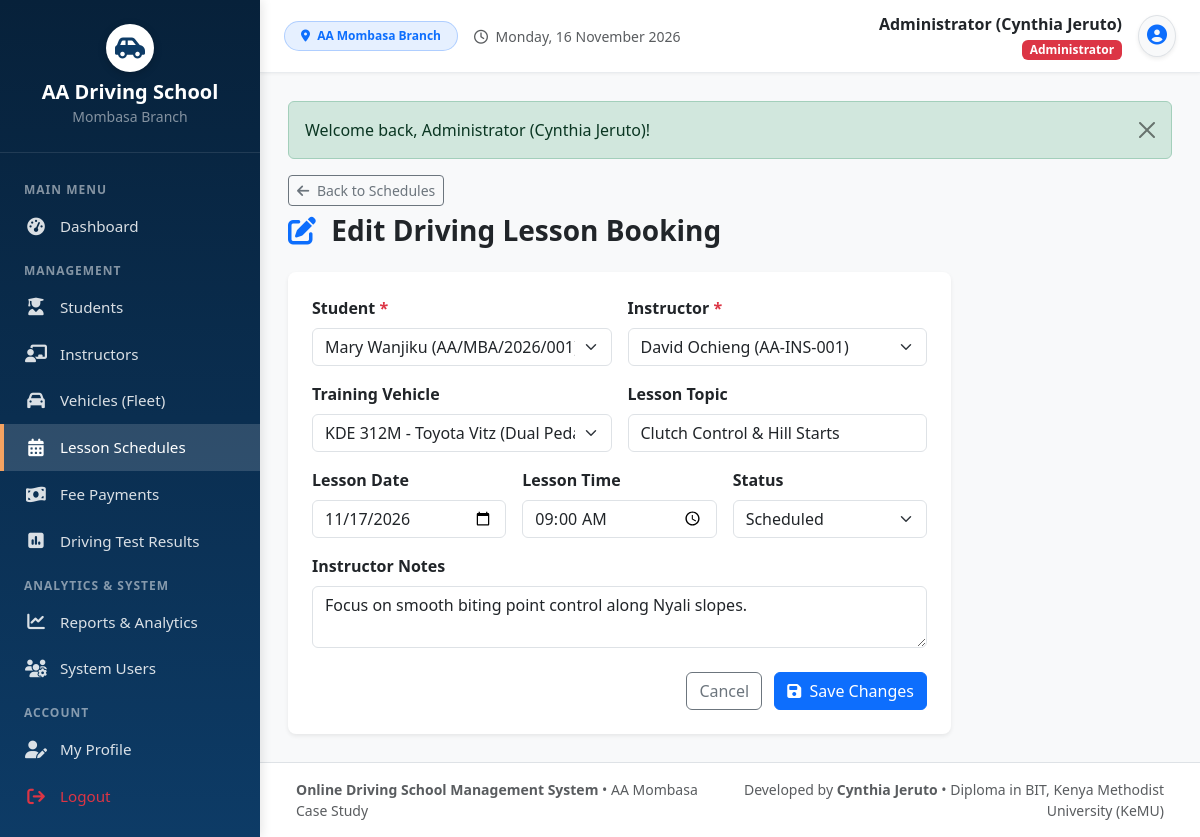
Page /schedule_edit.php?id=1 (signed in) on the committed database.
### tables this page shows
CREATE TABLE `lesson_schedules` (
  `schedule_id` INT(11) NOT NULL AUTO_INCREMENT,
  `student_id` INT(11) NOT NULL,
  `instructor_id` INT(11) NOT NULL,
  `vehicle_id` INT(11) DEFAULT NULL,
  `lesson_topic` VARCHAR(150) NOT NULL DEFAULT 'Basic Controls & Steering',
  `lesson_date` DATE NOT NULL,
  `lesson_time` TIME NOT NULL,
  `duration_minutes` INT(11) NOT NULL DEFAULT 60,
  `status` ENUM('Scheduled', 'In Progress', 'Completed', 'Cancelled', 'No Show') NOT NULL DEFAULT 'Scheduled',
  `instructor_notes` TEXT DEFAULT NULL,
  `created_at` TIMESTAMP NOT NULL DEFAULT CURRENT_TIMESTAMP,
  PRIMARY KEY (`schedule_id`),
  KEY `fk_schedule_student` (`student_id`),
  KEY `fk_schedule_instructor` (`instructor_id`),
  KEY `fk_schedule_vehicle` (`vehicle_id`),
  CONSTRAINT `fk_schedule_student` FOREIGN KEY (`student_id`) REFERENCES `students` (`student_id`) ON DELETE CASCADE,
  CONSTRAINT `fk_schedule_instructor` FOREIGN KEY (`instructor_id`) REFERENCES `instructors` (`instructor_id`) ON DELETE CASCADE,
  CONSTRAINT `fk_schedule_vehicle` FOREIGN KEY (`vehicle_id`) REFERENCES `vehicles` (`vehicle_id`) ON DELETE SET NULL
);

CREATE TABLE `students` (
  `student_id` INT(11) NOT NULL AUTO_INCREMENT,
  `user_id` INT(11) DEFAULT NULL,
  `student_reg_no` VARCHAR(30) NOT NULL UNIQUE,
  `full_name` VARCHAR(100) NOT NULL,
  `gender` ENUM('Male', 'Female', 'Other') NOT NULL,
  `date_of_birth` DATE DEFAULT NULL,
  `phone` VARCHAR(20) NOT NULL,
  `email` VARCHAR(100) DEFAULT NULL,
  `national_id` VARCHAR(30) DEFAULT NULL,
  `address` VARCHAR(255) DEFAULT 'Mombasa',
  `course_category` VARCHAR(100) NOT NULL DEFAULT 'Category B (Light Vehicle - Manual)',
  `course_fee` DECIMAL(10,2) NOT NULL DEFAULT 15000.00,
  `registration_date` DATE NOT NULL,
  `status` ENUM('Enrolled', 'In Training', 'Test Ready', 'Completed', 'Dropped') NOT NULL DEFAULT 'Enrolled',
  `created_at` TIMESTAMP NOT NULL DEFAULT CURRENT_TIMESTAMP,
  PRIMARY KEY (`student_id`),
  KEY `fk_student_user` (`user_id`),
  CONSTRAINT `fk_student_user` FOREIGN KEY (`user_id`) REFERENCES `users` (`user_id`) ON DELETE SET NULL
);

CREATE TABLE `instructors` (
  `instructor_id` INT(11) NOT NULL AUTO_INCREMENT,
  `user_id` INT(11) DEFAULT NULL,
  `instructor_no` VARCHAR(20) NOT NULL UNIQUE,
  `full_name` VARCHAR(100) NOT NULL,
  `gender` ENUM('Male', 'Female', 'Other') NOT NULL,
  `phone` VARCHAR(20) NOT NULL,
  `email` VARCHAR(100) NOT NULL,
  `license_no` VARCHAR(50) NOT NULL,
  `license_expiry` DATE DEFAULT NULL,
  `specialization` VARCHAR(100) DEFAULT 'Manual & Automatic Light Vehicles',
  `address` VARCHAR(255) DEFAULT 'Mombasa, Kenya',
  `status` ENUM('Active', 'On Leave', 'Inactive') NOT NULL DEFAULT 'Active',
  `created_at` TIMESTAMP NOT NULL DEFAULT CURRENT_TIMESTAMP,
  PRIMARY KEY (`instructor_id`),
  KEY `fk_instructor_user` (`user_id`),
  CONSTRAINT `fk_instructor_user` FOREIGN KEY (`user_id`) REFERENCES `users` (`user_id`) ON DELETE SET NULL
);

CREATE TABLE `vehicles` (
  `vehicle_id` INT(11) NOT NULL AUTO_INCREMENT,
  `reg_no` VARCHAR(20) NOT NULL UNIQUE,
  `model` VARCHAR(100) NOT NULL,
  `transmission` ENUM('Manual', 'Automatic') NOT NULL DEFAULT 'Manual',
  `category` VARCHAR(50) NOT NULL DEFAULT 'Class B (Light Vehicle)',
  `status` ENUM('Available', 'In Use', 'Maintenance') NOT NULL DEFAULT 'Available',
  `photo` VARCHAR(255) DEFAULT NULL,
  `created_at` TIMESTAMP NOT NULL DEFAULT CURRENT_TIMESTAMP,
  PRIMARY KEY (`vehicle_id`)
);

### schedule_edit.php (the view, shortened to what this page needs)
<?php
require_once __DIR__ . '/includes/header.php';
$scheduleId = (int)($_GET['id'] ?? 0);
$stmt = $pdo->prepare("SELECT * FROM lesson_schedules WHERE schedule_id = ?");
$stmt->execute([$scheduleId]);
$schedule = $stmt->fetch();
$students = $pdo->query("SELECT student_id, student_reg_no, full_name, course_category FROM students ORDER BY full_name ASC")->fetchAll();
$instructors = $pdo->query("SELECT instructor_id, instructor_no, full_name, specialization FROM instructors WHERE status = 'Active' ORDER BY full_name ASC")->fetchAll();
$vehicles = $pdo->query("SELECT vehicle_id, reg_no, model, transmission FROM vehicles WHERE status != 'Maintenance' ORDER BY model ASC")->fetchAll();
?>
<div class="mb-4">
    <a href="schedules.php" class="btn btn-outline-secondary btn-sm mb-2"><i class="fa-solid fa-arrow-left me-1"></i> Back to Schedules</a>
    <h3 class="fw-bold mb-1 text-dark"><i class="fa-solid fa-pen-to-square text-primary me-2"></i> Edit Driving Lesson Booking</h3>
</div>
<div class="card border-0 shadow-sm rounded-3 col-lg-9">
    <div class="card-body p-4">
        <form method="POST" action="schedule_edit.php?id=<?= $scheduleId ?>">
            <div class="row g-3">
                <div class="col-md-6">
                    <label class="form-label fw-semibold">Student <span class="text-danger">*</span></label>
                    <select name="student_id" class="form-select" required>
                        <?php foreach ($students as $stu): ?>
                            <option value="<?= $stu['student_id'] ?>" <?= ($schedule['student_id'] == $stu['student_id']) ? 'selected' : '' ?>>
                                <?= htmlspecialchars($stu['full_name']) ?> (<?= htmlspecialchars($stu['student_reg_no']) ?>)
                            </option>
                        <?php endforeach; ?>
                    </select>
                </div>
                <div class="col-md-6">
                    <label class="form-label fw-semibold">Instructor <span class="text-danger">*</span></label>
                    <select name="instructor_id" class="form-select" required>
                        <?php foreach ($instructors as $ins): ?>
                            <option value="<?= $ins['instructor_id'] ?>" <?= ($schedule['instructor_id'] == $ins['instructor_id']) ? 'selected' : '' ?>>
                                <?= htmlspecialchars($ins['full_name']) ?> (<?= htmlspecialchars($ins['instructor_no']) ?>)
                            </option>
                        <?php endforeach; ?>
                    </select>
                </div>
                <div class="col-md-6">
                    <label class="form-label fw-semibold">Training Vehicle</label>
                    <select name="vehicle_id" class="form-select">
                        <?php foreach ($vehicles as $v): ?>
                            <option value="<?= $v['vehicle_id'] ?>" <?= ($schedule['vehicle_id'] == $v['vehicle_id']) ? 'selected' : '' ?>>
                                <?= htmlspecialchars($v['reg_no']) ?> - <?= htmlspecialchars($v['model']) ?>
                            </option>
                        <?php endforeach; ?>
                    </select>
                </div>
                <div class="col-md-6">
                    <label class="form-label fw-semibold">Lesson Topic</label>
                    <input type="text" class="form-control" name="lesson_topic" value="<?= htmlspecialchars($schedule['lesson_topic']) ?>" required>
                </div>
                <div class="col-md-4">
                    <label class="form-label fw-semibold">Lesson Date</label>
                    <input type="date" class="form-control" name="lesson_date" value="<?= htmlspecialchars($schedule['lesson_date']) ?>" required>
                </div>
                <div class="col-md-4">
                    <label class="form-label fw-semibold">Lesson Time</label>
                    <input type="time" class="form-control" name="lesson_time" value="<?= htmlspecialchars($schedule['lesson_time']) ?>" required>
                </div>
                <div class="col-md-4">
                    <label class="form-label fw-semibold">Status</label>
                    <select name="status" class="form-select">
                        <option value="Scheduled" <?= ($schedule['status'] === 'Scheduled') ? 'selected' : '' ?>>Scheduled</option>
                    </select>
                </div>
                <div class="col-12">
                    <label class="form-label fw-semibold">Instructor Notes</label>
                    <textarea class="form-control" name="instructor_notes" rows="2"><?= htmlspecialchars($schedule['instructor_notes'] ?? '') ?></textarea>
                </div>
                <div class="col-12 mt-4 text-end">
                    <a href="schedules.php" class="btn btn-outline-secondary me-2">Cancel</a>
                    <button type="submit" class="btn btn-primary"><i class="fa-solid fa-save me-1"></i> Save Changes</button>
                </div>
            </div>
        </form>
    </div>
</div>
<?php require_once __DIR__ . '/includes/footer.php'; ?>

### assets/css/style.css (style rules this page uses)
:root { --primary-color: #0d3b66; --primary-dark: #07213a; --primary-light: #185a9d; --accent-color: #f4a261; --accent-hover: #e76f51; --bg-light: #f8f9fa; --sidebar-width: 260px; --text-dark: #2b2d42; --card-shadow: 0 4px 12px rgba(0, 0, 0, 0.05); }
body { font-family: 'Segoe UI', system-ui, -apple-system, sans-serif; background-color: var(--bg-light); color: var(--text-dark); min-height: 100vh; }

### rows in the picture
lesson_schedules: student_id "Mary Wanjiku (AA/MBA/2026/001)", instructor_id "David Ochieng (AA-INS-001)", vehicle_id "KDE 312M - Toyota Vitz (Dual Pedal Control)", lesson_topic "Clutch Control & Hill Starts", lesson_date "11/17/2026", lesson_time "09:00:00", status "Scheduled", instructor_notes "Focus on smooth biting point control along Nyali slopes."

### other values in the picture
$_SESSION['full_name'] "Administrator (Cynthia Jeruto)"
$_SESSION['role'] "Administrator"
$flash['message'] "Welcome back, Administrator (Cynthia Jeruto)!"
